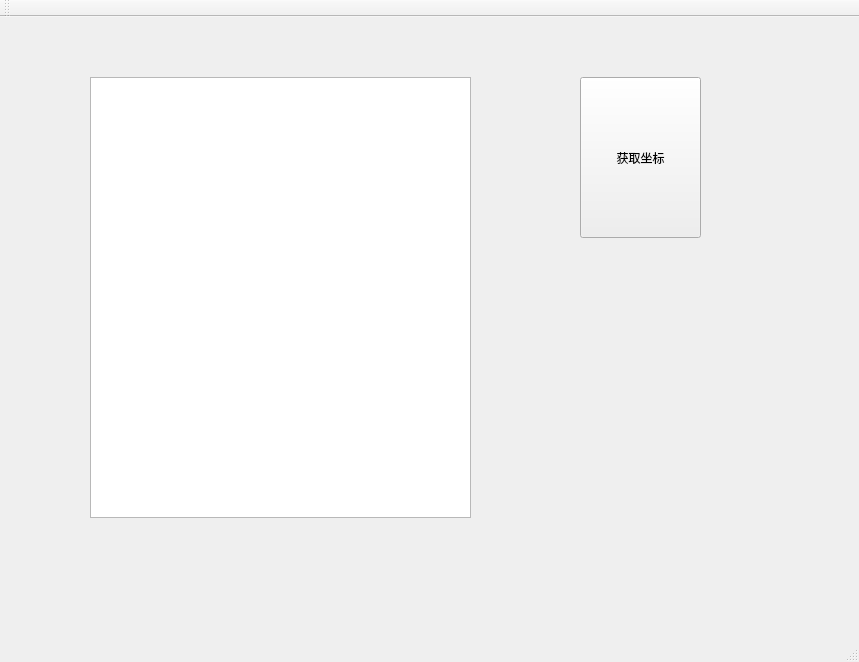
<?xml version="1.0" encoding="UTF-8"?>
<ui version="4.0">
 <class>MainWindow</class>
 <widget class="QMainWindow" name="MainWindow">
  <property name="geometry">
   <rect>
    <x>0</x>
    <y>0</y>
    <width>859</width>
    <height>662</height>
   </rect>
  </property>
  <property name="windowTitle">
   <string>坐标信息提取</string>
  </property>
  <widget class="QWidget" name="centralWidget">
   <widget class="QPushButton" name="locateBtn">
    <property name="geometry">
     <rect>
      <x>580</x>
      <y>60</y>
      <width>121</width>
      <height>161</height>
     </rect>
    </property>
    <property name="text">
     <string>获取坐标</string>
    </property>
   </widget>
   <widget class="QTextBrowser" name="local_textBrowser">
    <property name="geometry">
     <rect>
      <x>90</x>
      <y>60</y>
      <width>381</width>
      <height>441</height>
     </rect>
    </property>
   </widget>
  </widget>
  <widget class="QMenuBar" name="menuBar">
   <property name="geometry">
    <rect>
     <x>0</x>
     <y>0</y>
     <width>859</width>
     <height>26</height>
    </rect>
   </property>
  </widget>
  <widget class="QToolBar" name="mainToolBar">
   <attribute name="toolBarArea">
    <enum>TopToolBarArea</enum>
   </attribute>
   <attribute name="toolBarBreak">
    <bool>false</bool>
   </attribute>
  </widget>
  <widget class="QStatusBar" name="statusBar"/>
 </widget>
 <layoutdefault spacing="6" margin="11"/>
 <resources/>
 <connections/>
</ui>
